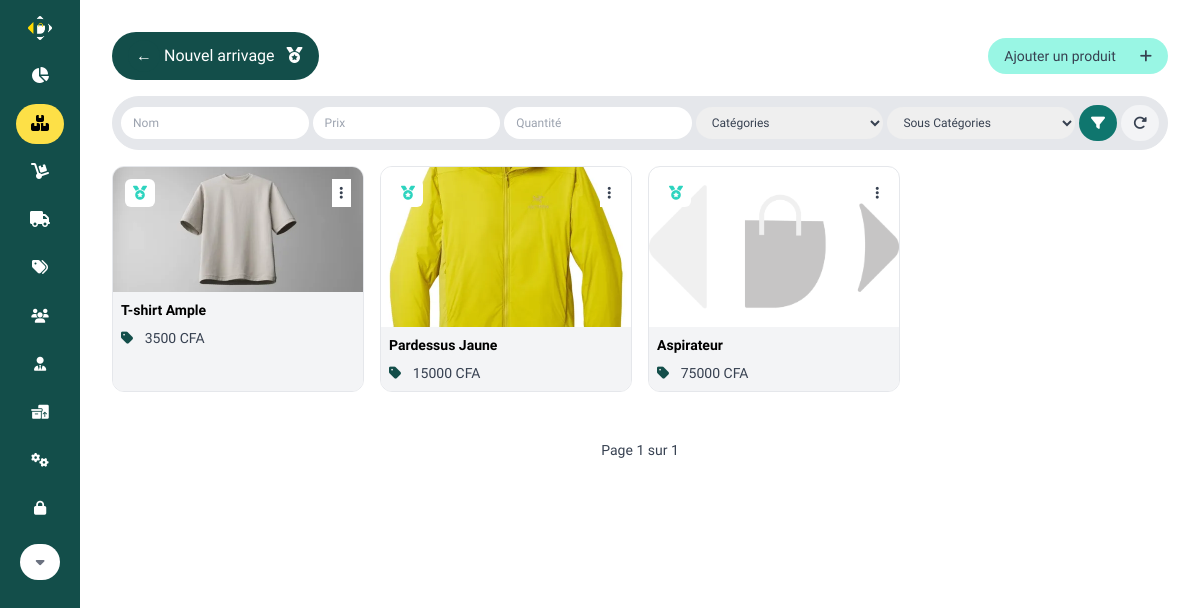
The app's page /dashboard/products/new/ (signed in), older data.
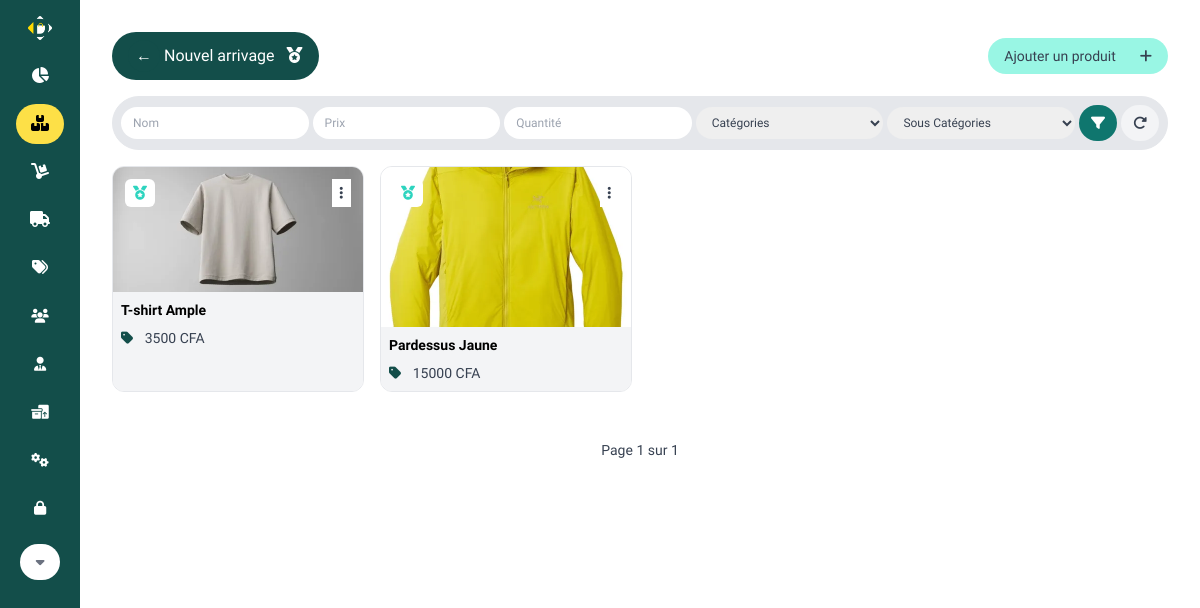
The same page, newer data.
### store/models.py (models this page shows, shortened)
class Product(models.Model):
    name = models.CharField(max_length=256)
    brand = models.CharField(max_length=256, default='Générique')
    category = models.ForeignKey(Category, on_delete=models.CASCADE)
    supplier = models.ForeignKey(Supplier, null=True, blank=True, on_delete=models.SET_NULL)
    subcategory = models.ForeignKey(SubCategory, on_delete=models.CASCADE)
    unit = models.CharField(max_length=50, choices=unit_types)
    quantity = models.IntegerField(default='0', blank=True, null=True)
    price = models.IntegerField(default='0', blank=True, null=True)
    promo_price = models.IntegerField(default='0', blank=True, null=True)
    description = models.CharField(max_length=500, blank=True, null=True)
    is_expirable = models.BooleanField(default=False)
    is_promoted = models.BooleanField(default=False)
    production_date = models.DateField(null=True, blank=True)
    expiration_date = models.DateField(null=True, blank=True)
    likes = models.ManyToManyField(CustomUser, blank=True)
    is_featured = models.BooleanField(default=False)
    is_new = models.BooleanField(default=True)
    timestamp = models.DateTimeField(auto_now_add=True,  blank=True, null=True)
    thumbnail = models.ImageField(
        upload_to='store/products/', blank=True, null=True)

### dashboard/views.py (the view)
# urls.py: path('products/new/', new_arrivals, name='new_arrivals'),
@login_required(login_url='login')
def new_arrivals(req):
    categories = Category.objects.all()
    subcategories = SubCategory.objects.all()
    products = Product.objects.filter(is_new=True).order_by('-name')
    objects = paginate_objects(req, products)
    context = {
        "dash_products": "dash_active",
        'title': 'Products',
        'objects': objects,
        'categories': categories,
        'subcategories': subcategories,
    }
    return render(req, 'dashboard/new_arrivals.html', context)

### store/context_processors.py (called while the page is built)
def cart(request):
    return {'cart': Cart(request)}

### utils.py (called while the page is built)
def h_encode(id):
    return hashids.encode(id)

def paginate_objects(req, obj_list, obj_count=12):
    p = Paginator(obj_list, obj_count)
    page = req.GET.get('page')
    objects = p.get_page(page)
    return objects

    def to_url(self, value):
        return h_encode(value)

### dashboard/templates/dashboard/new_arrivals.html (shortened to what this page needs)
{% extends 'main_alt.html' %} {% load static %} {% block content %}
<div class="w-full max-w-7xl mx-auto flex flex-col gap-4">
  <div class="flex items-center justify-between">
    <div class="flex justify-between items-center">
      <h3 class="bg-teal-900 rounded-full text-white py-2 px-4">
        <a
          id="back-button"
          class="inline-block px-2 py-1 text-white bg-teal-900 hover:bg-yellow-300 hover:text-black rounded-full transition-all duration-300"
          href="#"
          >&larr;</a
        >
        Nouvel arrivage
        <i class="fa-solid fa-medal ml-2"></i>
      </h3>
    </div>
    <a
      href="{% url 'add_product' %}"
      class="bg-teal-200 hover:bg-teal-300 rounded-full text-sm py-2 px-4 flex items-center gap-4 group transition-all duration-300"
    >
      Ajouter un produit
      <i class="fa-solid fa-plus ml-2"></i>
    </a>
  </div>
  <form
    id="filter"
    hx-post="{% url 'new_arrivals' %}"
    hx-target=".objects_list"
    class="p-2 w-full bg-gray-200 border rounded-full flex justify-between items-center gap-1 text-sm xl:text-sm"
  >
    <section class="w-full flex justify-between items-center gap-1 text-xs">
      <input
        placeholder="Nom"
        name="name"
        type="text"
        class="px-3 py-2 rounded-full focus:outline-none focus:ring-1 focus:ring-teal-300 w-full cursor-pointer"
      />
      <input
        placeholder="Prix"
        name="price"
        type="text"
        class="px-3 py-2 rounded-full focus:outline-none focus:ring-1 focus:ring-teal-300 w-full cursor-pointer"
      />
      <input
        placeholder="Quantité"
        name="quantity"
        type="text"
        class="px-3 py-2 rounded-full focus:outline-none focus:ring-1 focus:ring-teal-300 w-full cursor-pointer"
      />
      <select
        name="category"
        class="hidden sm:flex px-3 py-2 rounded-full focus:outline-none focus:ring-1 focus:ring-teal-300 w-full cursor-pointer"
      >
        <option value="" selected="true" disabled="disabled">Catégories</option>
      </select>
      <select
        name="subcategory"
        class="hidden sm:flex px-3 py-2 rounded-full focus:outline-none focus:ring-1 focus:ring-teal-300 w-full cursor-pointer"
      >
        <option value="" selected="true" disabled="disabled">
          Sous Catégories
        </option>
      </select>
    </section>
    <button
      class="px-3 py-2 bg-teal-700 hover:bg-teal-900 text-white hover:text-yellow-300 rounded-full transition duration-200 ease-in"
      type="submit"
    >
      <i class="fa-solid fa-filter"></i>
    </button>
    <button
      class="px-3 py-2 bg-gray-100 hover:bg-gray-400 hover:text-black rounded-full transition duration-200 ease-in"
      hx-on:click="clearForm('filter')"
      type="submit"
    >
      <i class="fa-solid fa-rotate-right"></i>
    </button>
  </form>
  {% if not objects %}
  <div class="flex flex-col items-center gap-2 my-20 mx-auto">
    <i class="fa-solid fa-box-open text-teal-900 text-9xl"></i>
    <span>Aucun nouveau produit trouvé</span>
    <a
      href="{% url 'dash_products' %}"
      class="bg-yellow-100 rounded-full py-2 px-4 flex items-center gap-4 group"
      >Parcourir le catalogue
      <span
        class="bg-yellow-300 rounded-full py-2 px-3 group-hover:bg-teal-900 group-hover:text-white"
        >&rarr;</span
      ></a
    >
  </div>
  {% else %}
  <div class="grid grid-cols-2 gap-4 md:grid-cols-3 lg:grid-cols-4">
    {% for obj in objects %}
    {% include 'dashboard/components/product_grid_card.html' %}
    {% endfor %}
  </div>
  {% include 'paginator.html' %}
  {% endif %}
</div>
{% endblock %}

### dashboard/templates/dashboard/components/product_grid_card.html (shortened to what this page needs)
{% load static %}
<div
  class="relative w-full h-full bg-white flex flex-col justify-between rounded-xl border hover:shadow-lg group transition duration-200 ease-in overflow-hidden"
>
  {% if obj.thumbnail %}
  <img
    src="{{ obj.thumbnail.url }}"
    alt="{{ obj.name }}"
    class="w-full h-40 object-cover"
  />
  {% else %}
  <img
    src="{% static 'imgs/logo-g.png' %}"
    alt="image"
    class="w-full h-40 object-cover"
  />
  {% endif %}
  {% if obj.is_new %}
  <span
    class="absolute top-3 left-3 bg-white rounded-md px-2 py-1 text-teal-400 text-sm"
  >
    <i class="fa-solid fa-medal"></i>
  </span>
  {% endif %}
  <div class="absolute top-3 right-3 text-gray-700">
    <button
      type="button"
      class="hover:text-black bg-white hover:text-teal-400 px-2 py-1 hover:text-teal-400 text-sm"
      name="sentry"
      aria-expanded="false"
      aria-haspopup="true"
      onclick="toggleMenu(this,'menu_c_{{obj.id}}')"
    >
      <i class="fa-sharp fa-solid fa-ellipsis-vertical"></i>
    </button>
  </div>
  <article class="p-2 h-full flex flex-col gap-2 bg-gray-100 text-sm">
    <h3 class="font-bold text-black text-sm">{{obj.name}}</h3>
    {% if obj.is_promoted %}
    <p>
      <i class="fa-solid fa-tags text-yellow-300 mr-2"></i>
      {{obj.promo_price}} CFA
    </p>
    {% else %}
    <p>
      <i class="fa-solid fa-tag text-teal-900 mr-2"></i>
      {{obj.price}} CFA
    </p>
    {% endif %}
  </article>
</div>

Row changes from the older to the newer data that the page shows:
removed Product: is_new True (drawn), name "Aspirateur", price "75000"
